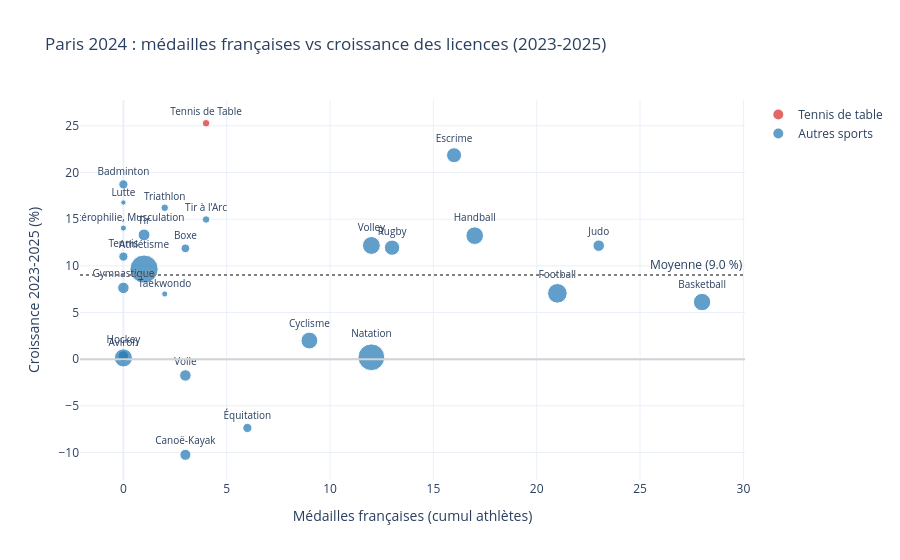

Notebook code cell kept with this figure:
### Markdown cell above
### 1.2. Médailles françaises à Paris 2024 vs croissance des licences (2023-2025)
Nous croisons le palmarès français de chaque fédération olympique à Paris 2024 avec la croissance de ses effectifs entre 2023 (dernière saison complète pré-JO) et 2025 (saison post-JO).

### Code cell
df_fr_2024 = pr.synthetiser_paris_2024_france(df_athletes_2024)
df_bilan_2024 = pr.croiser_medailles_et_croissance(df_licences, df_fr_2024, 2023, 2025)

display(df_bilan_2024[["nom_fed", "disciplines_jo", "total_medailles", "medailles_or", "croissance_pct", "gain_net"]])
vz.plot_medailles_vs_croissance(df_bilan_2024).show()

### Figure 1 — Plotly figure (JSON) as saved in the notebook; plotly's stock layout.template omitted (floating-point values rounded to 4 significant figures)
{"data": [{"customdata": [["Tennis de table", 44849, 0]], "hovertemplate": "<b>%{hovertext}</b><br><br>=Tennis de table<br>Médailles françaises (cumul athlètes)=%{x}<br>Croissance 2023-2025 (%)=%{y}<br>nb_athletes=%{marker.size}<br>label=%{text}<br>disciplines_jo=%{customdata[0]}<br>gain_net=%{customdata[1]}<br>medailles_or=%{customdata[2]}<extra></extra>", "hovertext": ["Fédération Française de Tennis de Table"], "legendgroup": "Tennis de table", "marker": {"color": "#d62728", "size": [6], "sizemode": "area", "sizeref": 0.2125, "symbol": "circle"}, "mode": "markers+text", "name": "Tennis de table", "orientation": "v", "showlegend": true, "text": ["Tennis de Table"], "textfont": {"size": 10}, "textposition": "top center", "type": "scatter", "x": [4], "xaxis": "x", "y": [25.28], "yaxis": "y"}, {"customdata": [["Escrime", 11702, 1], ["Badminton", 37789, 0], ["Lutte", 4755, 0], ["Triathlon", 9903, 1], ["Tir à l'arc", 11049, 0], ["Haltérophilie", 2929, 0], ["Tir", 34064, 0], ["Handball", 70353, 0], ["Volleyball, Volleyball de plage", 17999, 12], ["Judo", 64354, 15], ["Rugby à sept", 44754, 13], ["Boxe", 7725, 0], ["Tennis", 121627, 0], ["Athlétisme", 29617, 0], ["Gymnastique artistique, Gymnastique rythmique, Trampoline", 24741, 0], ["Football", 156219, 0], ["Taekwondo", 3496, 1], ["Basketball, Basketball 3x3", 36357, 0], ["Cyclisme BMX Freestyle, Cyclisme BMX Racing, Cyclisme Mountain Bike, Cyclisme sur piste, Cyclisme sur route", 2145, 3], ["Aviron", 151, 0], ["Natation, Natation artistique, Natation, marathon, Plongeon, Water-polo", 805, 4], ["Hockey", 22, 0], ["Voile", -5454, 0], ["Sports équestres", -49780, 0], ["Canoë-kayak slalom, Canoë-kayak sprint", -3938, 1]], "hovertemplate": "<b>%{hovertext}</b><br><br>=Autres sports<br>Médailles françaises (cumul athlètes)=%{x}<br>Croissance 2023-2025 (%)=%{y}<br>nb_athletes=%{marker.size}<br>label=%{text}<br>disciplines_jo=%{customdata[0]}<br>gain_net=%{customdata[1]}<br>medailles_or=%{customdata[2]}<extra></extra>", "hovertext": ["Fédération Française d'Escrime", "Fédération Française de Badminton", "Fédération Française de Lutte", "Fédération Française de Triathlon et Disciplines Enchainées", "Fédération Française de Tir à l'Arc", "Fédération Française d'Haltérophilie, Musculation", "Fédération Française de Tir", "Fédération Française de Handball", "Fédération Française de Volley", "Fédération Française de Judo, Jujitsu, Kendo et Disciplines Associées", "Fédération Française de Rugby", "Fédération Française de Boxe", "Fédération Française de Tennis", "Fédération Française d'Athlétisme", "Fédération Française de Gymnastique", "Fédération Française de Football", "Fédération Française de Taekwondo et Disciplines Associées", "Fédération Française de Basketball", "Fédération Française de Cyclisme", "Fédération Française d'Aviron", "Fédération Française de Natation", "Fédération Française de Hockey", "Fédération Française de Voile", "Fédération Française d'Équitation", "Fédération Française de Canoë-Kayak et Sports de Pagaie"], "legendgroup": "Autres sports", "marker": {"color": "#1f77b4", "size": [24, 9, 3, 6, 6, 4, 15, 33, 34, 14, 25, 8, 9, 85, 14, 41, 4, 32, 30, 12, 76, 35, 14, 9, 13], "sizemode": "area", "sizeref": 0.2125, "symbol": "circle"}, "mode": "markers+text", "name": "Autres sports", "orientation": "v", "showlegend": true, "text": ["Escrime", "Badminton", "Lutte", "Triathlon", "Tir à l'Arc", "Haltérophilie, Musculation", "Tir", "Handball", "Volley", "Judo", "Rugby", "Boxe", "Tennis", "Athlétisme", "Gymnastique", "Football", "Taekwondo", "Basketball", "Cyclisme", "Aviron", "Natation", "Hockey", "Voile", "Équitation", "Canoë-Kayak"], "textfont": {"size": 10}, "textposition": "top center", "type": "scatter", "x": [16, 0, 0, 2, 4, 0, 1, 17, 12, 23, 13, 3, 0, 1, 0, 21, 2, 28, 9, 0, 12, 0, 3, 6, 3], "xaxis": "x", "y": [21.85, 18.72, 16.78, 16.22, 14.96, 14.04, 13.31, 13.23, 12.18, 12.16, 11.94, 11.87, 10.99, 9.647, 7.633, 7.05, 6.982, 6.117, 1.992, 0.3331, 0.2001, 0.1315, -1.747, -7.373, -10.25], "yaxis": "y"}], "layout": {"annotations": [{"showarrow": false, "text": "Moyenne (9.0 %)", "x": 1, "xanchor": "right", "xref": "x domain", "y": 9.01, "yanchor": "bottom", "yref": "y"}], "legend": {"itemsizing": "constant", "title": {"text": ""}, "tracegroupgap": 0}, "shapes": [{"line": {"color": "lightgray"}, "type": "line", "x0": 0, "x1": 1, "xref": "x domain", "y0": 0, "y1": 0, "yref": "y"}, {"line": {"color": "gray", "dash": "dot"}, "type": "line", "x0": 0, "x1": 1, "xref": "x domain", "y0": 9.01, "y1": 9.01, "yref": "y"}], "title": {"text": "Paris 2024 : médailles françaises vs croissance des licences (2023-2025)"}, "xaxis": {"anchor": "y", "domain": [0, 1], "title": {"text": "Médailles françaises (cumul athlètes)"}}, "yaxis": {"anchor": "x", "domain": [0, 1], "title": {"text": "Croissance 2023-2025 (%)"}}}}
